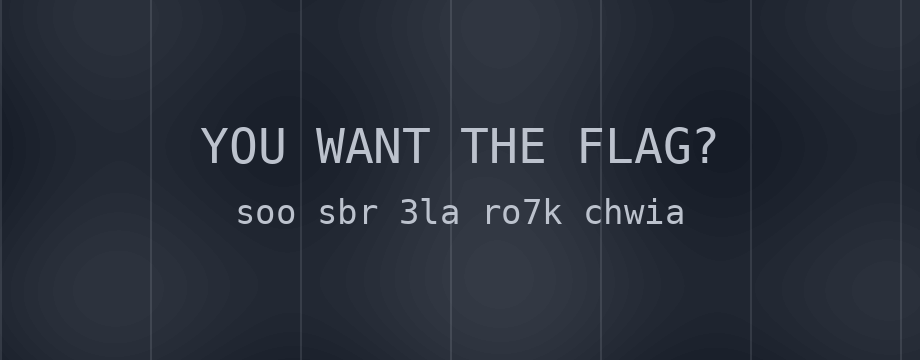
#> input picture Steganography/Ghost-Frames/files/ghost_frames.gif, 920 x 360 px, found by its file name
$ python solve.py ghost_frames.gif
#> lines starting #> are read from the running program, lines starting #| are printed output that depends on the picture; after the words box and inside, x2 and y2 are one past the last pixel; in counts of white or black regions, pixels touching at a corner belong together
#!/usr/bin/env python3
"""GHOST FRAMES - solver (k4ir0s)
Usage: python3 solve.py ghost_frames.gif
Needs: pip install pillow numpy
"""
import sys
from PIL import Image
import numpy as np

gif = Image.open(sys.argv[1] if len(sys.argv) > 1 else "ghost_frames.gif")
#> gif is the input picture: PIL image 920x360 P; mean R, G, B 39.8, 45.8, 56.8
print(f"{gif.n_frames} frames, size {gif.size}")
#| 11 frames, size (920, 360)

# 1) Find the "ghost" frames: their red LSB plane looks like random noise (~50% ones),
#    while in normal frames it is almost all zeros.
lsb = []
for i in range(gif.n_frames):
    gif.seek(i)
    red = np.array(gif.convert("RGB"))[:, :, 0]
    lsb.append(red & 1)
    print(f"frame {i+1:2d}: red-LSB ones = {(red & 1).mean():.3f}")
#> this loop made 11 passes
#| frame  1: red-LSB ones = 0.000
#| frame  2: red-LSB ones = 0.000
#| frame  3: red-LSB ones = 0.000
#| frame  4: red-LSB ones = 0.500
#| frame  5: red-LSB ones = 0.000
#| frame  6: red-LSB ones = 0.000
#| frame  7: red-LSB ones = 0.000
#| frame  8: red-LSB ones = 0.500
#> (further printed lines are left out)
#> pass 2, `red = np.array(gif.convert("RGB"))[:, :, 0]`:
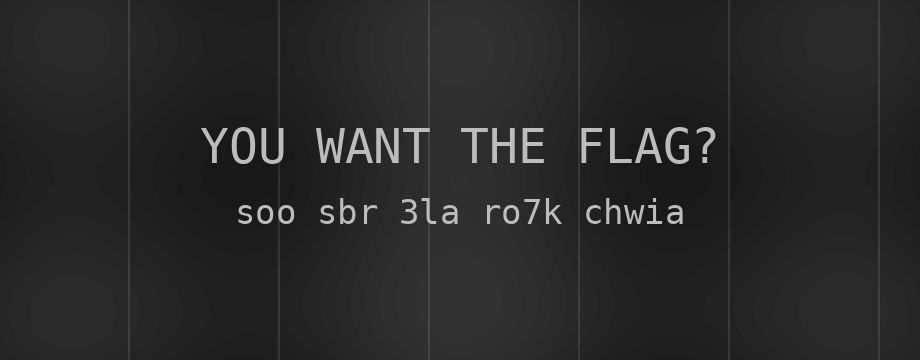
#> red: shape (360, 920); min 24, max 188, mean 40.1
#> after the loop, lsb = 11 items

noisy = [i for i, p in enumerate(lsb) if 0.3 < p.mean() < 0.7]
#> noisy = [3, 7]
print("noisy frames (1-based):", [i + 1 for i in noisy])
#| noisy frames (1-based): [4, 8]

# 2) XOR the two shares -> the flag mask
a, b = noisy[:2]
#> a = 3; b = 7
flag = (lsb[a] ^ lsb[b]) * 255
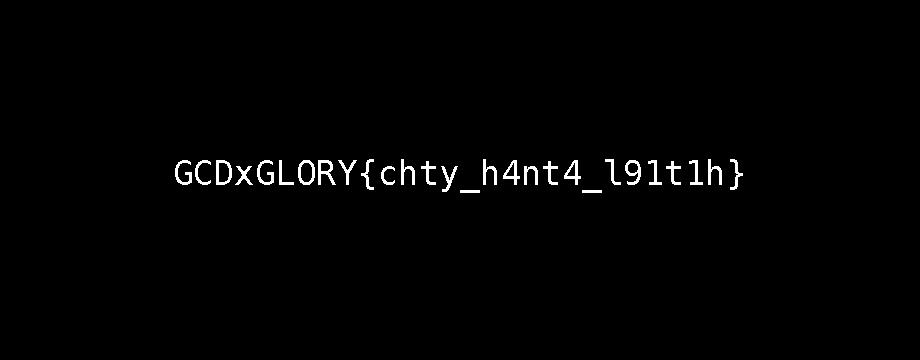
#> flag: shape (360, 920); 1.2% white; 28 white regions, largest, box (x1, y1, x2, y2) and area: (318, 160, 336, 185) 199, (216, 160, 232, 185) 186, (625, 160, 641, 185) 179
Image.fromarray(flag.astype("uint8")).save("flag.png")
# also save each share (looks like noise on its own)
for name, idx in (("share_a.png", a), ("share_b.png", b)):
    Image.fromarray((lsb[idx] * 255).astype("uint8")).save(name)
#> this loop made 2 passes
#> (name, idx) on passes 1 to 2: ('share_a.png', 3), ('share_b.png', 7)
#> pass 1, `Image.fromarray((lsb[idx] * 255).astype("uint8")).save(name)`:
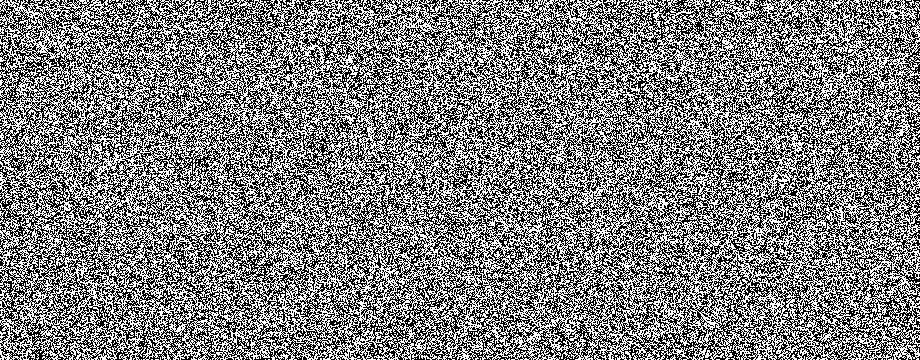
#> saved as share_a.png: PIL image 920x360 L; 50% white in thin lines or dots
#> pass 2, `Image.fromarray((lsb[idx] * 255).astype("uint8")).save(name)`:
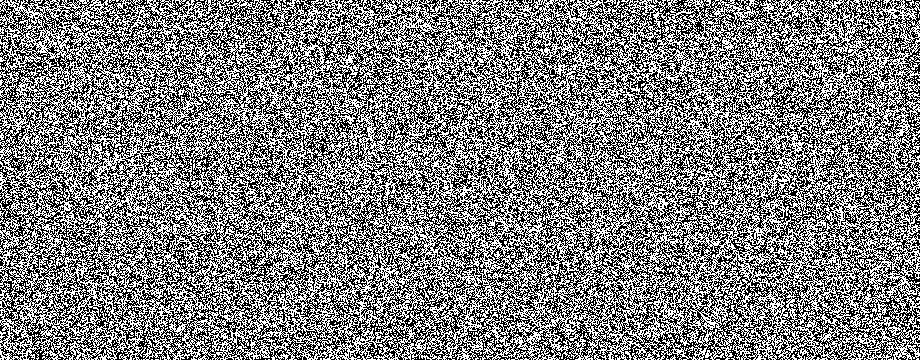
#> saved as share_b.png: PIL image 920x360 L; 50% white in thin lines or dots
print("saved flag.png -> open it and read the flag")
